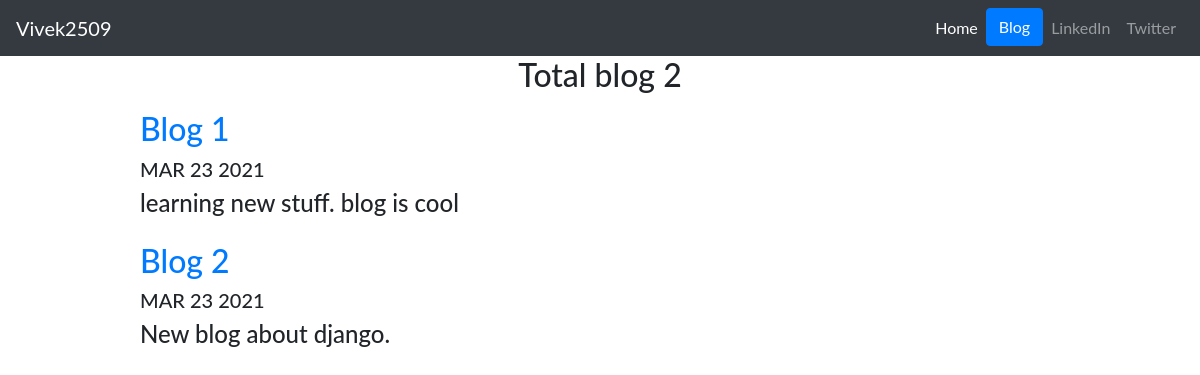
/blog/, run on an earlier commit of the app's database.
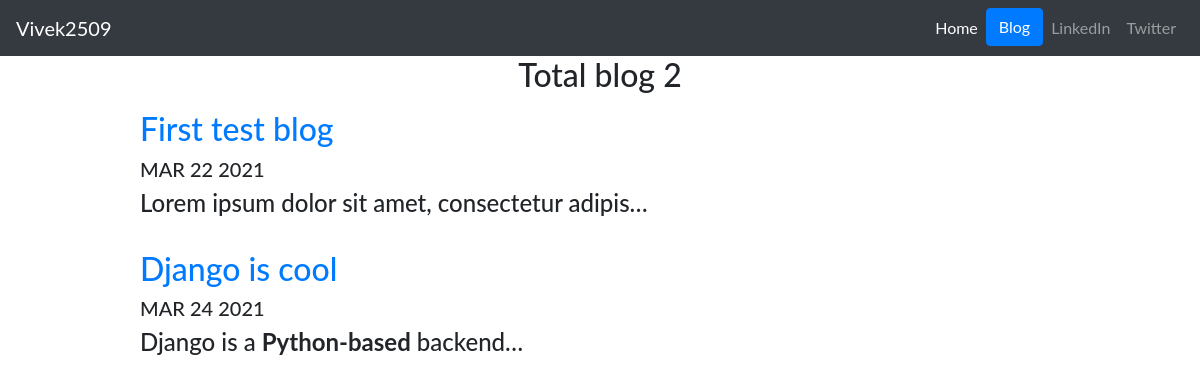
And on a later commit of the database.
### blog/models.py (models this page shows, shortened)
class Blog(models.Model):
    title = models.CharField(max_length=200)
    description = models.TextField()
    date = models.DateField()

### blog/views.py (the view)
# urls.py: path('', views.all_blog, name='all_blog'),
def all_blog(request):
    blogs = Blog.objects.all()
    return render(request, 'blog/all_blog.html', {'blogs': blogs})

### blog/templates/blog/all_blog.html
{% extends 'projects/base.html' %} {% block content %} {% load static %}
<div class="container">
  <h2 class="text-center">Total blog {{blogs.count}}</h2>
  {% for blog in blogs %}
  <div class="row justify-content-center my-3">
    <div class="col-md-10">
      <a href="{% url 'blog:detail' blog.id %}">
        <h2>{{blog.title}}</h2>
      </a>
      <h5>{{blog.date|date:'M d Y'|upper}}</h5>
      <h4>{{blog.description|safe|truncatechars:50}}</h4>
    </div>
  </div>
  {% endfor %}
</div>
{% endblock %}

What changed in the data, as far as the page shows it:
removed Blog: title "Blog 1", date "MAR 23 2021", description "learning new stuff. blog is cool"
removed Blog: title "Blog 2", date "MAR 23 2021", description "New blog about django."
added Blog: title "First test blog", date "MAR 22 2021", description "Lorem ipsum dolor sit amet, consectetur adipis…"
added Blog: title "Django is cool", date "MAR 24 2021", description "Django is a Python-based backend…"
